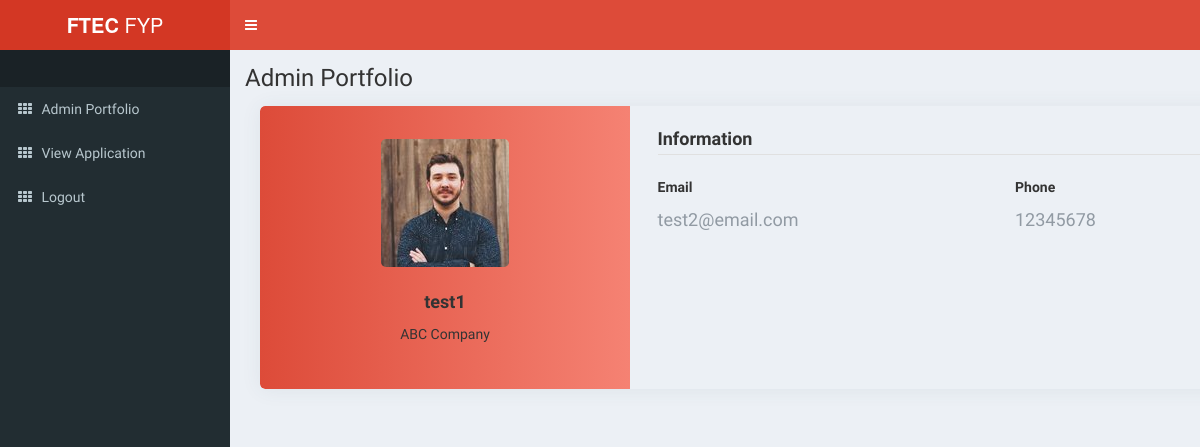
Before: /adminprofile (signed in) with the older database file.
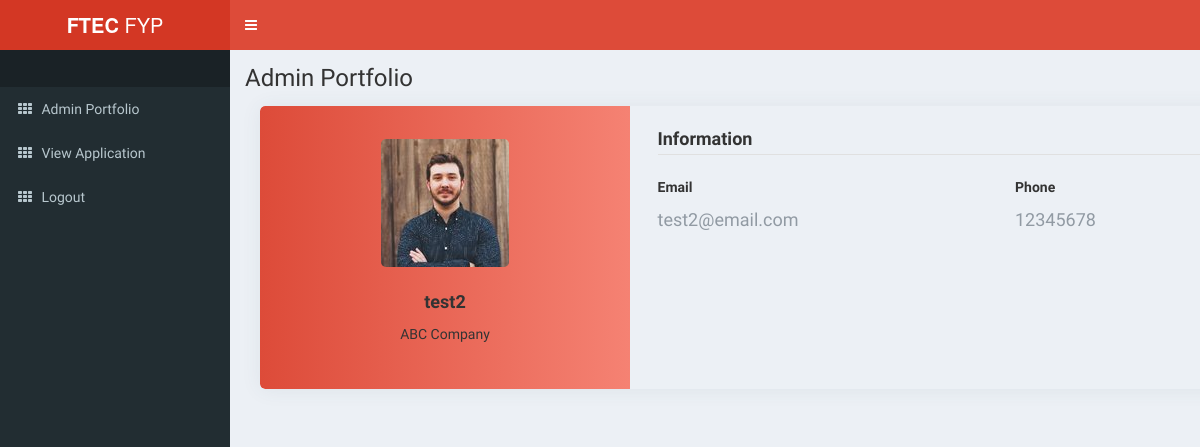
After: the same page with the newer database file.
### models.py (models this page shows)
class User(UserMixin, db.Model):
    __tablename__ = "users"
    id = db.Column(
        db.Integer, primary_key=True
    )  # primary keys are required by SQLAlchemy
    email = db.Column(db.String(100), unique=True)
    password = db.Column(db.String(100))
    name = db.Column(db.String(1000))
    result = db.Column(db.Float(32))
    status = db.Column(db.String(1000))
    reason = db.Column(db.String(1000))

### main.py (the view)
@main.route("/adminprofile")
@login_required
def admin_profile():
    return render_template(
        "admin_profile.html",
        name=current_user.name,
        email=current_user.email,
    )

### __init__.py (called while the page is built)
def create_app():
    app = Flask(__name__)
    migrate = Migrate(app, db, render_as_batch=True)
    app.config["SECRET_KEY"] = "dev"
    app.config.from_object(Config)
    db.init_app(app)
    @app.before_first_request
    def create_tables():
        db.create_all()
    login_manager = LoginManager()
    login_manager.login_view = "auth.login"
    login_manager.init_app(app)
    from .models import User
    @login_manager.user_loader
    def load_user(user_id):
        return User.query.get(int(user_id))
    from .auth import auth as auth_blueprint
    app.register_blueprint(auth_blueprint)
    from .main import main as main_blueprint
    app.register_blueprint(main_blueprint)
    return app

### templates/admin_profile.html (shortened to what this page needs)
<!DOCTYPE html>
<html>
<head>
    <link href="static/bootstrap/css/bootstrap.min.css" rel="stylesheet" type="text/css" />
    <link href="https://maxcdn.bootstrapcdn.com/font-awesome/4.3.0/css/font-awesome.min.css" rel="stylesheet"
        type="text/css" />
    <link href="http://code.ionicframework.com/ionicons/2.0.0/css/ionicons.min.css" rel="stylesheet" type="text/css" />
    <link href="static/dist/css/AdminLTE.min.css" rel="stylesheet" type="text/css" />
    <link href="static/dist/css/skins/_all-skins.min.css" rel="stylesheet" type="text/css" />
</head>
<body class="skin-red">
    <div class="wrapper">
        <header class="main-header">
            <a href="/adminprofile" class="logo"><b>FTEC</b> FYP</a>
            <nav class="navbar navbar-static-top" role="navigation">
                <a href="#" class="sidebar-toggle" data-toggle="offcanvas" role="button">
                </a>
            </nav>
        </header>
        <aside class="main-sidebar">
            <section class="sidebar">
                <ul class="sidebar-menu">
                    <li class="header"><br></li>
                    <li>
                        <a href="/adminprofile">
                            <i class="fa fa-th"></i> <span>Admin Portfolio</span>
                        </a>
                    </li>
                    <li>
                        <a href="/admin">
                            <i class="fa fa-th"></i> <span>View Application</span>
                        </a>
                    </li>
                    <li>
                        <a href="{{ url_for('auth.logout') }}">
                            <i class="fa fa-th"></i> <span>Logout</span>
                        </a>
                    </li>
                </ul>
            </section>
        </aside>
        <div class="content-wrapper">
            <section class="content-header">
                <h1>
                    Admin Portfolio
                </h1>
                <ol class="breadcrumb">
                </ol>
            </section>
            <section class="content">
                <div class="page-content page-container" id="page-content">
                    <div class="padding">
                        <div class="row container d-flex justify-content-center">
                            <div class="col-xl-6 col-md-12">
                                <div class="card user-card-full">
                                    <div class="row m-l-0 m-r-0">
                                        <div class="col-sm-4 bg-c-lite-green user-profile">
                                            <div class="card-block text-center text-white">
                                                <div class="m-b-25"> <img src="/static/dist/img/user8.jpg"
                                                        class="img-radius" alt="User-Profile-Image"> </div>
                                                <h6 class="f-w-600">{{name}}</h6>
                                                <p>ABC Company</p>
                                            </div>
                                        </div>
                                        <div class="col-sm-8">
                                            <div class="card-block">
                                                <h6 class="m-b-20 p-b-5 b-b-default f-w-600">Information</h6>
                                                <div class="row">
                                                    <div class="col-sm-6">
                                                        <p class="m-b-10 f-w-600">Email</p>
                                                        <h6 class="text-muted f-w-400">{{email}}</h6>
                                                    </div>
                                                    <div class="col-sm-6">
                                                        <p class="m-b-10 f-w-600">Phone</p>
                                                        <h6 class="text-muted f-w-400">12345678</h6>
                                                    </div>
                                                </div>
                                            </div>
                                        </div>
                                    </div>
                                </div>
                            </div>
                        </div>
                    </div>
                </div>
            </section>
        </div>
    </div>
</body>
</html>

### templates/admin_profile.html (style rules this page uses)
body { background-color: #f9f9fa }
.padding { padding: 0rem !important; }
.user-card-full { overflow: hidden }
.card { border-radius: 5px; -webkit-box-shadow: 0 1px 20px 0 rgba(69, 90, 100, 0.08); box-shadow: 0 1px 20px 0 rgba(69, 90, 100, 0.08); border: none; margin-bottom: 30px }
.m-r-0 { margin-right: 0px }
.m-l-0 { margin-left: 0px }
.user-card-full .user-profile { border-radius: 5px 0 0 5px }
.bg-c-lite-green { background: -webkit-gradient(linear, left top, right top, from(#dd4b39), to(#f58273)); background: linear-gradient(to right, #dd4b39, #f58273) }
.user-profile { padding: 20px 0 }
.card-block { padding: 1.25rem }
.m-b-25 { margin-bottom: 25px }
.img-radius { border-radius: 5px }
h6 { font-size: 18px }
.card .card-block p { line-height: 25px }
.b-b-default { border-bottom: 1px solid #e0e0e0 }
.m-b-20 { margin-bottom: 20px }
.p-b-5 { padding-bottom: 5px !important }
.m-b-10 { margin-bottom: 10px }
.text-muted { color: #919aa3 !important }
.f-w-600 { font-weight: 600 }

Changed rows visible on the page:
changed User "test2@email.com": name "test1" → "test2"
